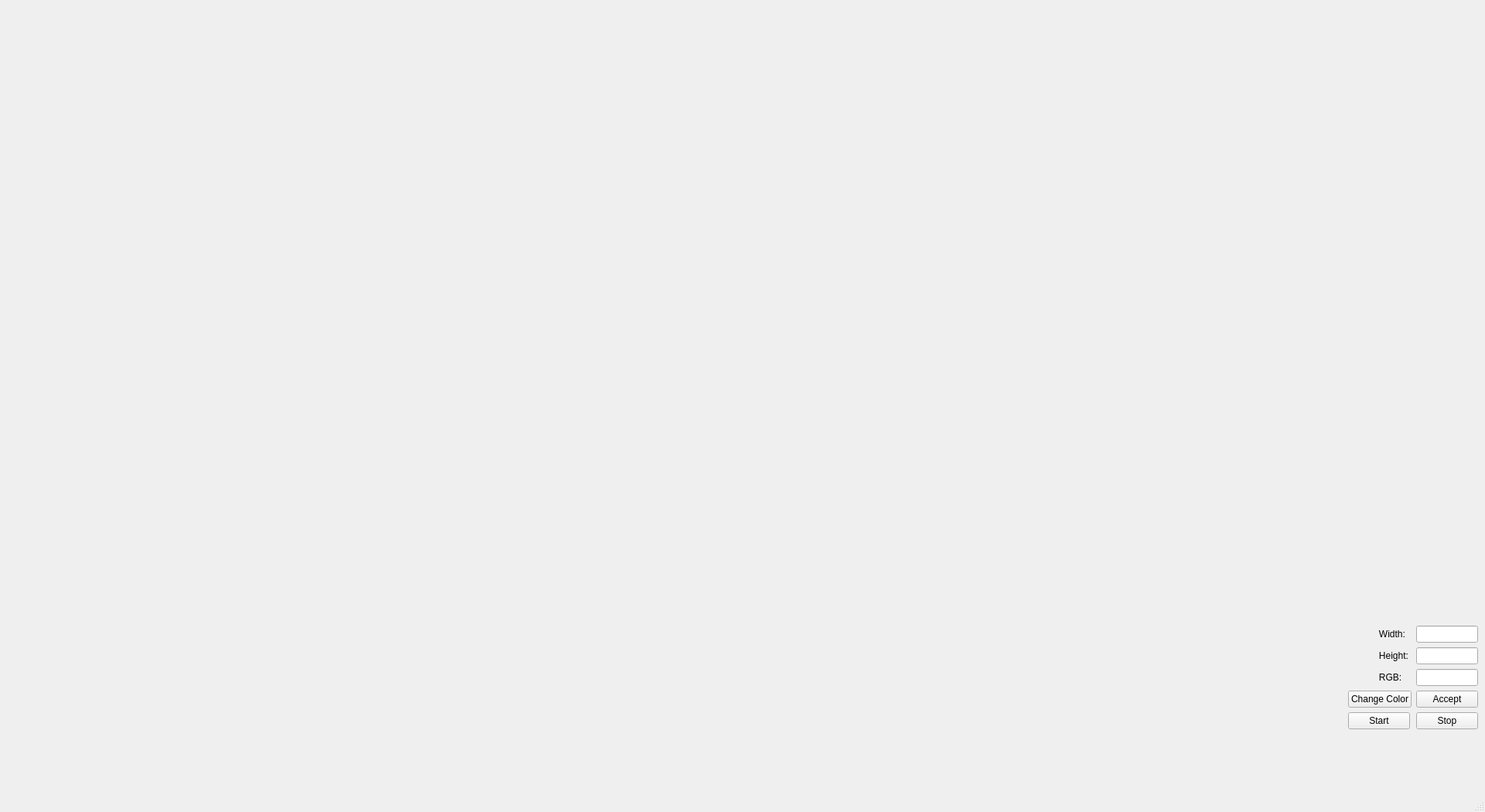
<?xml version="1.0" encoding="UTF-8"?>
<ui version="4.0">
 <class>MainWindow</class>
 <widget class="QMainWindow" name="MainWindow">
  <property name="windowModality">
   <enum>Qt::NonModal</enum>
  </property>
  <property name="geometry">
   <rect>
    <x>0</x>
    <y>0</y>
    <width>1920</width>
    <height>1050</height>
   </rect>
  </property>
  <property name="windowTitle">
   <string>MainWindow</string>
  </property>
  <widget class="QWidget" name="centralwidget">
   <layout class="QHBoxLayout" name="horizontalLayout">
    <item>
     <layout class="QHBoxLayout" name="horizontalLayout_field">
      <item>
       <spacer name="horizontalSpacer">
        <property name="orientation">
         <enum>Qt::Horizontal</enum>
        </property>
        <property name="sizeHint" stdset="0">
         <size>
          <width>1800</width>
          <height>20</height>
         </size>
        </property>
       </spacer>
      </item>
     </layout>
    </item>
    <item>
     <layout class="QVBoxLayout" name="verticalLayout">
      <item>
       <spacer name="verticalSpacer">
        <property name="orientation">
         <enum>Qt::Vertical</enum>
        </property>
        <property name="sizeType">
         <enum>QSizePolicy::Fixed</enum>
        </property>
        <property name="sizeHint" stdset="0">
         <size>
          <width>20</width>
          <height>800</height>
         </size>
        </property>
       </spacer>
      </item>
      <item>
       <layout class="QFormLayout" name="formLayout_menu">
        <item row="1" column="0">
         <widget class="QLabel" name="label_Width">
          <property name="text">
           <string>            Width:</string>
          </property>
         </widget>
        </item>
        <item row="1" column="1">
         <widget class="QLineEdit" name="lineEdit_Width"/>
        </item>
        <item row="2" column="0">
         <widget class="QLabel" name="label_Height">
          <property name="text">
           <string>            Height:</string>
          </property>
         </widget>
        </item>
        <item row="2" column="1">
         <widget class="QLineEdit" name="lineEdit_Height"/>
        </item>
        <item row="4" column="1">
         <widget class="QPushButton" name="pushButton_Accept">
          <property name="text">
           <string>Accept</string>
          </property>
         </widget>
        </item>
        <item row="5" column="0">
         <widget class="QPushButton" name="pushButton_Start">
          <property name="text">
           <string>Start</string>
          </property>
         </widget>
        </item>
        <item row="5" column="1">
         <widget class="QPushButton" name="pushButton_Stop">
          <property name="text">
           <string>Stop</string>
          </property>
         </widget>
        </item>
        <item row="3" column="1">
         <widget class="QLineEdit" name="lineEdit_Color"/>
        </item>
        <item row="3" column="0">
         <widget class="QLabel" name="label_Color">
          <property name="text">
           <string>            RGB:</string>
          </property>
         </widget>
        </item>
        <item row="4" column="0">
         <widget class="QPushButton" name="pushButton_ChangeColor">
          <property name="text">
           <string>Change Color</string>
          </property>
         </widget>
        </item>
       </layout>
      </item>
     </layout>
    </item>
   </layout>
  </widget>
  <widget class="QMenuBar" name="menubar">
   <property name="geometry">
    <rect>
     <x>0</x>
     <y>0</y>
     <width>1920</width>
     <height>26</height>
    </rect>
   </property>
  </widget>
  <widget class="QStatusBar" name="statusbar"/>
 </widget>
 <resources/>
 <connections/>
</ui>
